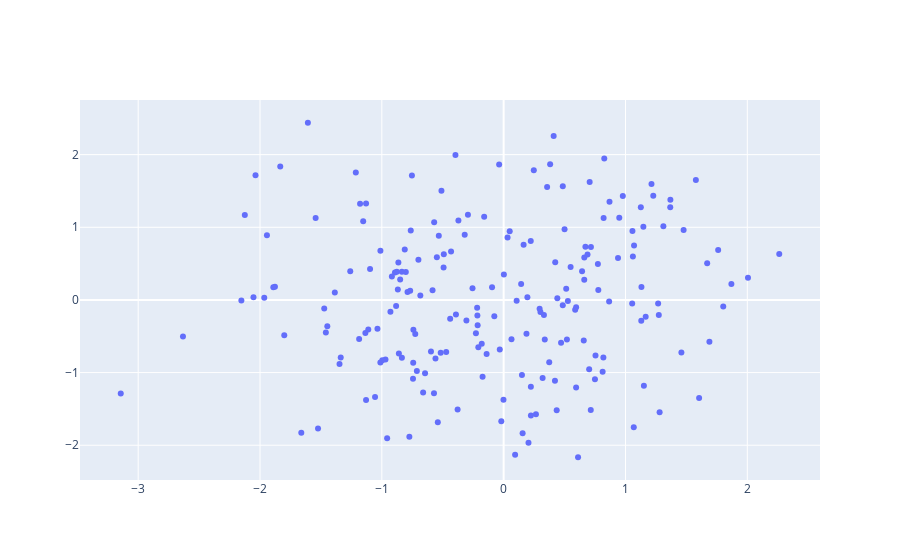

This figure's notebook cell:
### Code cell
offline.iplot(data)

### Figure 1 — Plotly figure (JSON) as saved in the notebook; plotly's stock layout.template omitted (floating-point values rounded to 4 significant figures; data arrays with more than 128 entries replaced by an {"elided": "..."} marker saying what was removed)
{"data": [{"mode": "markers", "name": "Random Number Variance", "type": "scatter", "x": {"elided": "200 float values"}, "y": {"elided": "200 float values"}}], "layout": {"autosize": true, "xaxis": {"autorange": true, "range": [-3.472, 2.592], "type": "linear"}, "yaxis": {"autorange": true, "range": [-2.503, 2.776], "type": "linear"}}}
